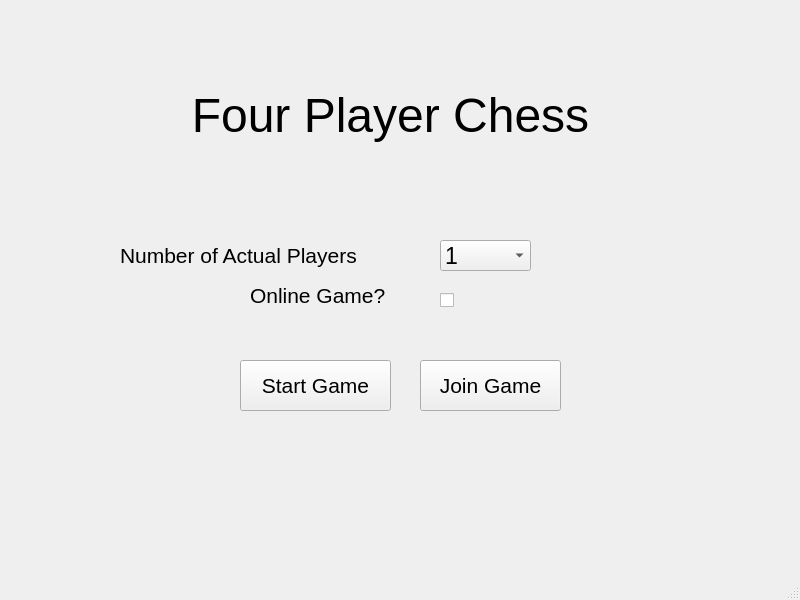
<?xml version="1.0" encoding="UTF-8"?>
<ui version="4.0">
 <class>MenuWindow</class>
 <widget class="QMainWindow" name="MenuWindow">
  <property name="geometry">
   <rect>
    <x>0</x>
    <y>0</y>
    <width>800</width>
    <height>600</height>
   </rect>
  </property>
  <property name="windowTitle">
   <string>MainWindow</string>
  </property>
  <widget class="QWidget" name="centralwidget">
   <widget class="QLabel" name="label_2">
    <property name="geometry">
     <rect>
      <x>250</x>
      <y>280</y>
      <width>171</width>
      <height>31</height>
     </rect>
    </property>
    <property name="font">
     <font>
      <pointsize>16</pointsize>
     </font>
    </property>
    <property name="text">
     <string>Online Game?</string>
    </property>
   </widget>
   <widget class="QCheckBox" name="is_online">
    <property name="geometry">
     <rect>
      <x>440</x>
      <y>290</y>
      <width>20</width>
      <height>20</height>
     </rect>
    </property>
    <property name="font">
     <font>
      <pointsize>20</pointsize>
     </font>
    </property>
    <property name="text">
     <string/>
    </property>
   </widget>
   <widget class="QPushButton" name="join_game">
    <property name="geometry">
     <rect>
      <x>420</x>
      <y>360</y>
      <width>141</width>
      <height>51</height>
     </rect>
    </property>
    <property name="font">
     <font>
      <pointsize>16</pointsize>
     </font>
    </property>
    <property name="text">
     <string>Join Game</string>
    </property>
   </widget>
   <widget class="QLabel" name="label_3">
    <property name="geometry">
     <rect>
      <x>140</x>
      <y>60</y>
      <width>501</width>
      <height>111</height>
     </rect>
    </property>
    <property name="font">
     <font>
      <pointsize>36</pointsize>
     </font>
    </property>
    <property name="text">
     <string>Four Player Chess</string>
    </property>
    <property name="scaledContents">
     <bool>false</bool>
    </property>
    <property name="alignment">
     <set>Qt::AlignCenter</set>
    </property>
   </widget>
   <widget class="QPushButton" name="start_game">
    <property name="geometry">
     <rect>
      <x>240</x>
      <y>360</y>
      <width>151</width>
      <height>51</height>
     </rect>
    </property>
    <property name="font">
     <font>
      <pointsize>16</pointsize>
     </font>
    </property>
    <property name="text">
     <string>Start Game</string>
    </property>
   </widget>
   <widget class="QComboBox" name="player_count">
    <property name="geometry">
     <rect>
      <x>440</x>
      <y>240</y>
      <width>91</width>
      <height>31</height>
     </rect>
    </property>
    <property name="font">
     <font>
      <pointsize>17</pointsize>
     </font>
    </property>
    <item>
     <property name="text">
      <string>1</string>
     </property>
    </item>
    <item>
     <property name="text">
      <string>2</string>
     </property>
    </item>
    <item>
     <property name="text">
      <string>3</string>
     </property>
    </item>
    <item>
     <property name="text">
      <string>4</string>
     </property>
    </item>
   </widget>
   <widget class="QLabel" name="label">
    <property name="geometry">
     <rect>
      <x>120</x>
      <y>240</y>
      <width>301</width>
      <height>31</height>
     </rect>
    </property>
    <property name="font">
     <font>
      <pointsize>16</pointsize>
     </font>
    </property>
    <property name="text">
     <string>Number of Actual Players</string>
    </property>
   </widget>
  </widget>
  <widget class="QMenuBar" name="menubar">
   <property name="geometry">
    <rect>
     <x>0</x>
     <y>0</y>
     <width>800</width>
     <height>25</height>
    </rect>
   </property>
  </widget>
  <widget class="QStatusBar" name="statusbar"/>
 </widget>
 <resources/>
 <connections/>
</ui>
